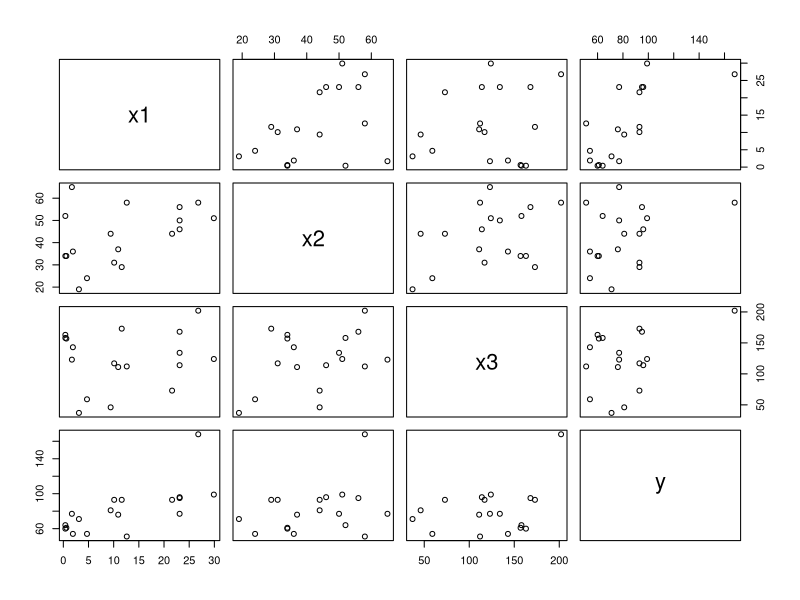

This figure's R source:
## ---- chunk 1
p<-data.frame(
  x1 <- c(0.4,0.4,3.1,0.6,4.7,1.7,9.4,10.1,11.6,12.6,10.9,23.1,23.1,21.6,23.1,1.9,26.8,29.9), 
  x2 <- c(52,34,19,34,24,65,44,31,29,58,37,46,50,44,56,36,58,51), 
  x3 <- c(158,163,37,157,59,123,46,117,173,112,111,114,134,73,168,143,202,124), 
  y <- c(64,60,71,61,54,77,81,93,93,51,76,96,77,93,95,54,168,99)
)
colnames(p) <- c("x1","x2","x3","y")
## ---- chunk 2
plot(p)
lm.sol<-lm(y~x1+x2+x3,data=p)
summary(lm.sol)
## ---- chunk 3
lm.step <- step(lm.sol)
summary(lm.step)
## ---- chunk 4
drop1(lm.step)
## ---- chunk 5
lm.sol<-lm(y~x1,data=p)
summary(lm.sol)
